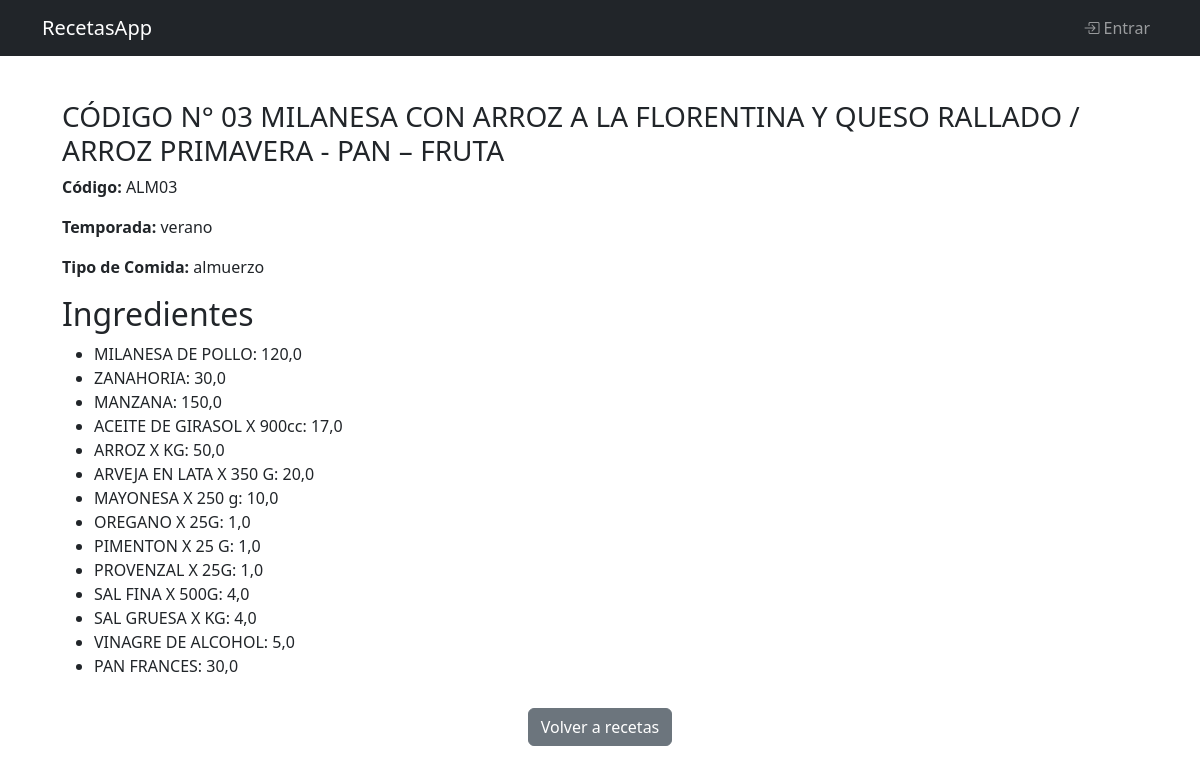
Page /recetas/recetas/4/ on the committed database.
### recetas/models.py (models this page shows, shortened)
class Receta(models.Model):
    codigo = models.CharField(max_length=10, unique=True)
    nombre = models.CharField(max_length=200)
    temporada = models.CharField(max_length=20, choices=(('verano', 'Verano'), ('invierno', 'Invierno')))
    tipo_comida = models.CharField(max_length=20, choices=(('desayuno', 'Desayuno'), ('almuerzo', 'Almuerzo'), ('merienda', 'Merienda'), ('cena', 'Cena')))
    usuario = models.ForeignKey(User, on_delete=models.CASCADE, null=True, blank=True, related_name='recetas')
    imagen = models.ImageField(upload_to='recetas/', null=True, blank=True)

class Ingrediente(models.Model):
    insumo = models.ForeignKey(Insumo, on_delete=models.CASCADE, related_name='ingredientes')
    receta = models.ForeignKey(Receta, on_delete=models.CASCADE, related_name="ingredientes")
    cantidad = models.FloatField()
    usuario = models.ForeignKey(User, on_delete=models.CASCADE, null=True, blank=True, related_name='ingredientes')

class Insumo(models.Model):
    codigo = models.CharField(max_length=10, unique=True)
    nombre = models.CharField(max_length=100)
    unidad = models.CharField(max_length=20, default='kg')
    presentacion = models.DecimalField(max_digits=10, decimal_places=2, default=1)  # 👈 NUEVO CAMPO
    usuario = models.ForeignKey(User, on_delete=models.CASCADE, null=True, blank=True, related_name='insumos')

### recetas/views.py (the view)
# urls.py: path('recetas/<int:receta_id>/', views.ver_receta_completa, name='ver_receta_completa'),
def ver_receta_completa(request, receta_id):
    receta = get_object_or_404(Receta, id=receta_id)
    ingredientes = receta.ingredientes.all()  # <- obtenemos ingredientes relacionados
    return render(request, 'recetas/ver_receta_completa.html', {
        'receta': receta,
        'ingredientes': ingredientes,  # <- los mandamos al template
    })

### recetas/templates/recetas/ver_receta_completa.html (shortened to what this page needs)
{% extends 'recetas/base.html' %}
{% block content %}
    <div class="container-receta">
        <h3>{{ receta.nombre }}</h3>
        <p><strong>Código:</strong> {{ receta.codigo }}</p>
        <p><strong>Temporada:</strong> {{ receta.temporada }}</p>
        <p><strong>Tipo de Comida:</strong> {{ receta.tipo_comida }}</p>
        <h2>Ingredientes</h2>
        {% if ingredientes %}
            <ul>
                {% for ingrediente in ingredientes %}
                    <li>{{ ingrediente.insumo.nombre }}: {{ ingrediente.cantidad }} {{ ingrediente.unidad }}</li>
                {% endfor %}
            </ul>
        {% else %}
            <p>No hay ingredientes para esta receta.</p>
        {% endif %}
        <div class="boton-volver">
            <a href="{{ request.META.HTTP_REFERER|default:'/recetas/' }}" class="btn btn-secondary">Volver a recetas</a>
        </div>
    </div>
{% endblock %}

### recetas/templates/recetas/base.html (shortened to what this page needs)
<!DOCTYPE html>
<html lang="es">
<head>
    <link href="https://cdn.jsdelivr.net/npm/bootstrap@5.3.0/dist/css/bootstrap.min.css" rel="stylesheet">
    <link href="https://cdn.jsdelivr.net/npm/bootstrap-icons@1.10.5/font/bootstrap-icons.css" rel="stylesheet">
    <link href="https://cdn.jsdelivr.net/npm/flatpickr/dist/flatpickr.min.css" rel="stylesheet">
</head>
<body>
<nav class="navbar navbar-expand-lg navbar-dark bg-dark mb-4">
    <div class="container">
        <a class="navbar-brand" href="{% url 'recetas:index' %}">RecetasApp</a>
        <div class="collapse navbar-collapse" id="navbarNav">
            <ul class="navbar-nav ms-auto">
                {% if user.is_authenticated %}
                    <li class="nav-item">
                        <a class="nav-link" href="{% url 'recetas:index' %}">
                            <i class="bi bi-house-door-fill"></i> Inicio
                        </a>
                    </li>
                    <li class="nav-item dropdown">
                        <a class="nav-link dropdown-toggle text-success" href="#" id="gestionarDropdown" role="button" data-bs-toggle="dropdown" aria-expanded="false">
                            <i class="bi bi-folder"></i> Gestionar
                        </a>
                        <ul class="dropdown-menu" aria-labelledby="gestionarDropdown">
                            <li><a class="dropdown-item" href="{% url 'recetas:gestionar_recetas' %}">
                                <i class="bi bi-journal-code"></i> Recetas</a></li>
                            <li><a class="dropdown-item" href="{% url 'recetas:ingredientes_list' %}">
                                <i class="bi bi-clipboard-check"></i> Ingredientes</a></li>
                            <li><a class="dropdown-item" href="{% url 'recetas:agregar_menu_multiple' %}">
                                <i class="bi bi-calendar-plus"></i> Menú Diario</a></li>
                        </ul>
                    </li>
                    <li class="nav-item dropdown">
                        <a class="nav-link dropdown-toggle text-primary" href="#" id="insumosDropdown" role="button" data-bs-toggle="dropdown" aria-expanded="false">
                            <i class="bi bi-archive"></i> Insumos
                        </a>
                        <ul class="dropdown-menu" aria-labelledby="insumosDropdown">
                            <li><a class="dropdown-item" href="{% url 'recetas:calcular_insumos_web' %}">
                                <i class="bi bi-calculator"></i> Calcular Insumos</a></li>
                            <li><a class="dropdown-item" href="{% url 'recetas:historico_calculos' %}">
                                <i class="bi bi-clock-history"></i> Histórico de Cálculos</a></li>
                        </ul>
                    </li>
                    <li class="nav-item dropdown">
                        <a class="nav-link dropdown-toggle text-warning" href="#" id="herramientasDropdown" role="button" data-bs-toggle="dropdown" aria-expanded="false">
                            <i class="bi bi-tools"></i> Herramientas
                        </a>
                        <ul class="dropdown-menu" aria-labelledby="herramientasDropdown">
                            <li><a class="dropdown-item" href="{% url 'recetas:importar_insumos' %}">
                                <i class="bi bi-upload"></i> Importar Insumos</a></li>
                            <li><a class="dropdown-item" href="{% url 'recetas:importar_recetas' %}">
                                <i class="bi bi-upload"></i> Importar Recetas</a></li>
                            <li><a class="dropdown-item" href="{% url 'recetas:importar_ingredientes' %}">
                                <i class="bi bi-upload"></i> Importar Ingredientes</a></li>
                        </ul>
                    </li>
                    <li class="nav-item">
                        <span class="nav-link disabled">
                            <i class="bi bi-person-circle"></i> {{ user.username }}
                            {% if notificaciones_no_leidas %}
                                <span class="badge bg-danger">{{ notificaciones_no_leidas }}</span>
                            {% endif %}
                        </span>
                    </li>
                    <li class="nav-item">
                        <a class="nav-link text-danger" href="{% url 'admin:logout' %}">
                            <i class="bi bi-box-arrow-right"></i> Salir
                        </a>
                    </li>
                {% else %}
                    <li class="nav-item">
                        <a class="nav-link" href="{% url 'admin:login' %}">
                            <i class="bi bi-box-arrow-in-right"></i> Entrar
                        </a>
                    </li>
                {% endif %}
            </ul>
        </div>
    </div>
</nav>
<div class="container">
    {% block content %}
    {% endblock %}
</div>
</body>
</html>

### recetas/templates/recetas/ver_receta_completa.html (style rules this page uses)
.container-receta { padding: 20px; }
.boton-volver { margin-top: 30px; text-align: center; }

### rows in the picture
Receta: nombre "CÓDIGO N° 03 MILANESA CON ARROZ A LA FLORENTINA Y QUESO RALLADO / ARROZ PRIMAVERA - PAN – FRUTA", codigo "ALM03", temporada "verano", tipo_comida "almuerzo"
Ingrediente: insumo.nombre "MILANESA DE POLLO", cantidad "120,0"
Ingrediente: insumo.nombre "ZANAHORIA", cantidad "30,0"
Ingrediente: insumo.nombre "MANZANA", cantidad "150,0"
Ingrediente: insumo.nombre "ACEITE DE GIRASOL X 900cc", cantidad "17,0"
Ingrediente: insumo.nombre "ARROZ X KG", cantidad "50,0"
Ingrediente: insumo.nombre "ARVEJA EN LATA X 350 G", cantidad "20,0"
Ingrediente: insumo.nombre "MAYONESA X 250 g", cantidad "10,0"
Ingrediente: insumo.nombre "OREGANO X 25G", cantidad "1,0"
Ingrediente: insumo.nombre "PIMENTON X 25 G", cantidad "1,0"
Ingrediente: insumo.nombre "PROVENZAL X 25G", cantidad "1,0"
Ingrediente: insumo.nombre "SAL FINA X 500G", cantidad "4,0"
Ingrediente: insumo.nombre "SAL GRUESA X KG", cantidad "4,0"
Ingrediente: insumo.nombre "VINAGRE DE ALCOHOL", cantidad "5,0"
Ingrediente: insumo.nombre "PAN FRANCES", cantidad "30,0"
